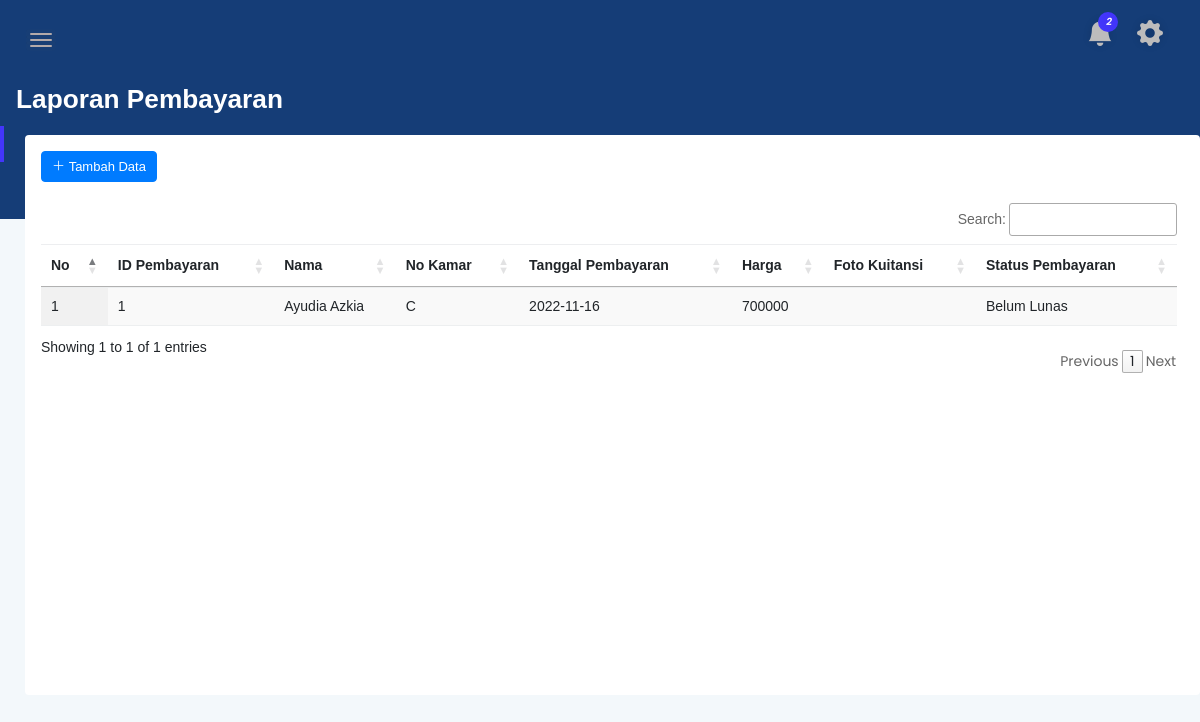
/admin/report.php (signed in), run on the app's committed database.
### tables this page shows
CREATE TABLE `pembayaran` (
  `id_pembayaran` int(255) UNSIGNED NOT NULL,
  `id_user` int(255) UNSIGNED DEFAULT NULL,
  `tgl_pembayaran` date NOT NULL,
  `foto_kuitansi` varchar(255) NOT NULL,
  `status_pembayaran` enum('Lunas','Belum Lunas') NOT NULL DEFAULT 'Belum Lunas'
);

CREATE TABLE `akun` (
  `id_user` int(255) UNSIGNED NOT NULL,
  `firstname` varchar(255) NOT NULL,
  `lastname` varchar(255) NOT NULL,
  `username` varchar(255) NOT NULL,
  `pass` varchar(255) NOT NULL,
  `no_hp` varchar(255) NOT NULL,
  `alamat` varchar(255) NOT NULL,
  `tgl_masuk` date DEFAULT NULL,
  `foto_profile` varchar(255) NOT NULL,
  `asal_kampus` varchar(255) NOT NULL,
  `hak_akses` char(1) NOT NULL DEFAULT '1',
  `no_kamar` char(255) NOT NULL DEFAULT 'Kosong',
  `status` enum('Aktif','Tidak Aktif') NOT NULL DEFAULT 'Tidak Aktif'
);

CREATE TABLE `kamar` (
  `no_kamar` char(255) NOT NULL,
  `id_jenis_kamar` char(255) NOT NULL,
  `status_kmr` enum('Kosong','Terisi') NOT NULL DEFAULT 'Kosong'
);

CREATE TABLE `jenis_kamar` (
  `id_jenis_kamar` char(255) NOT NULL,
  `keterangan` varchar(255) NOT NULL,
  `harga` varchar(255) NOT NULL
);

### admin/method/pembayaran/ViewDataPembayaran.php (the view, shortened to what this page needs)
<?php
include 'database/config.php';
$sql = "SELECT * FROM `pembayaran` JOIN akun ON pembayaran.id_user = akun.id_user JOIN kamar ON akun.no_kamar = kamar.no_kamar JOIN jenis_kamar ON kamar.id_jenis_kamar = jenis_kamar.id_jenis_kamar;";
$count = 1;
$hasil = mysqli_query($conn, $sql);
while ($data = mysqli_fetch_array($hasil, MYSQLI_ASSOC)) {
?>
    <tr>
        <td>
            <?php echo $count++; ?>
        </td>
        <td>
            <?php echo $data['id_pembayaran']; ?>
        </td>
        <td>
            <?php echo $data['firstname'], " ", $data['lastname']; ?>
        </td>
        <td>
            <?php echo $data['no_kamar']; ?>
        </td>
        <td>
            <?php echo $data['tgl_pembayaran']; ?>
        </td>
        <td>
            <?php echo $data['harga']; ?>
        </td>
        <td>
        </td>
        <td>
            <?php echo $data['status_pembayaran']; ?>
        </td>
    </tr>
<?php
}
?>

### admin/css/typography.css (style rules this page uses)
body { font-size: 14px; font-family: 'Lato', sans-serif; }

### admin/css/default-css.css (style rules this page uses)
* { margin: 0; padding: 0; box-sizing: border-box; }
*, *:before, *:after { -moz-box-sizing: border-box; -webkit-box-sizing: border-box; box-sizing: border-box; }
html { -webkit-font-smoothing: antialiased; }
body { background: #fff; font-weight: normal; -webkit-font-smoothing: antialiased; -webkit-text-size-adjust: 100%; }
:root { --primary-color: #4336FB; }

### admin/css/styles.css (style rules this page uses)
table tr th, table tr td { border-top: 1px solid rgba(120, 130, 140, 0.13) !important; }

### admin/css/calendar.css (style rules this page uses)
body { height: 100%; width: 100%; margin: 0; background: #005C97; background: -webkit-linear-gradient(left, #363795, #005C97); background: -moz-linear-gradient(left, #363795, #005C97); background: -o-linear-gradient(left, #363795, #005C97); background: linear-gradient(to right, #363795, #005C97); font-family: Helvetica; }

### data on the page
pembayaran: id_pembayaran "1", id_user.firstname "Ayudia", id_user.lastname "Azkia", kamar.no_kamar "C", tgl_pembayaran "2022-11-16", jenis_kamar.harga "700000", status_pembayaran "Belum Lunas"
